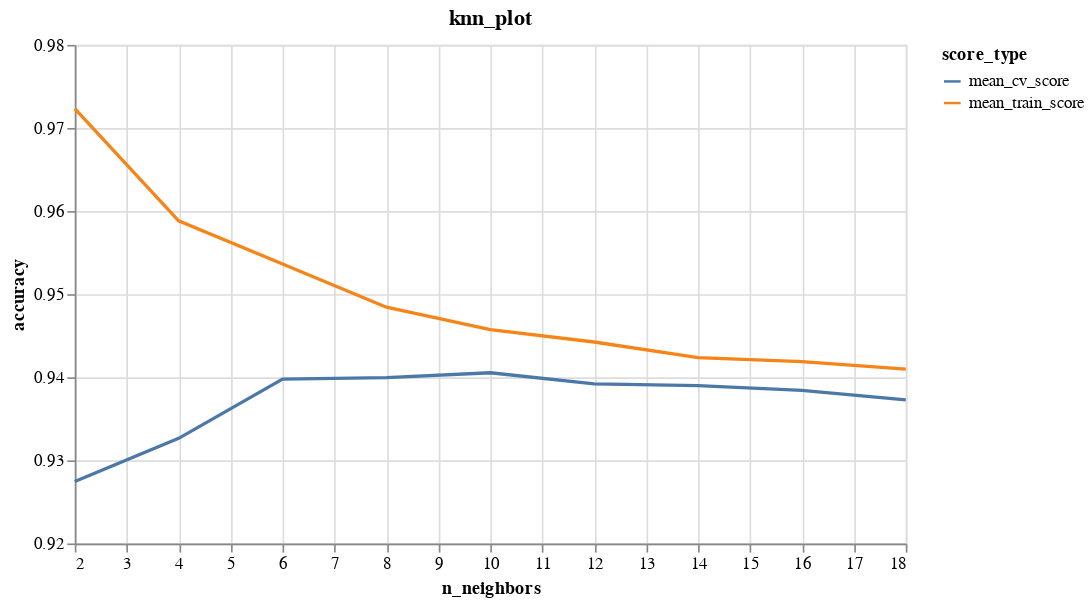

Source (notebook cell):
### Markdown cell above
**Question 3.10** <br> {points: 1} 

Using Altair, make a `mark_line()` plot which displays the `n_neighbors` of the KNN model on the *x*-axis and the accuracy on the train and validation sets on the *y*-axis and don't forget to add `alt.Color(score_type)` to the `encode()` function after you specify `alt.X()` and `alt.y()`. 

Make sure it has the dimensions `width=500, height=300`. Don't forget to give it a title and the plot `knn_plot`.
To make things more legible, use `scale=alt.Scale(domain=[.92, 0.98])` in your `alt.Y()` function which will start the y-axis at 0.92 and end it at 0.98.

### Code cell
knn_plot = alt.Chart(knn_plot_df).mark_line().properties(width=500, height=300, title='knn_plot').encode(x=alt.X('n_neighbors:Q'), y=alt.Y('accuracy:Q', scale=alt.Scale(domain=[.92, 0.98])), color=alt.Color('score_type'))
knn_plot

### Figure 1 — Vega-Lite specification as saved in the notebook (floating-point values rounded to 4 significant figures)
{"config": {"view": {"continuousWidth": 400, "continuousHeight": 300}}, "data": {"name": "data-51eec5ff727f32afd30d42f04b8905eb"}, "mark": "line", "encoding": {"color": {"type": "nominal", "field": "score_type"}, "x": {"type": "quantitative", "field": "n_neighbors"}, "y": {"type": "quantitative", "field": "accuracy", "scale": {"domain": [0.92, 0.98]}}}, "height": 300, "title": "knn_plot", "width": 500, "$schema": "https://vega.github.io/schema/vega-lite/v4.8.1.json", "datasets": {"data-51eec5ff727f32afd30d42f04b8905eb": [{"n_neighbors": 2, "score_type": "mean_cv_score", "accuracy": 0.9275}, {"n_neighbors": 4, "score_type": "mean_cv_score", "accuracy": 0.9327}, {"n_neighbors": 6, "score_type": "mean_cv_score", "accuracy": 0.9398}, {"n_neighbors": 8, "score_type": "mean_cv_score", "accuracy": 0.94}, {"n_neighbors": 10, "score_type": "mean_cv_score", "accuracy": 0.9405}, {"n_neighbors": 12, "score_type": "mean_cv_score", "accuracy": 0.9392}, {"n_neighbors": 14, "score_type": "mean_cv_score", "accuracy": 0.939}, {"n_neighbors": 16, "score_type": "mean_cv_score", "accuracy": 0.9384}, {"n_neighbors": 18, "score_type": "mean_cv_score", "accuracy": 0.9373}, {"n_neighbors": 2, "score_type": "mean_train_score", "accuracy": 0.9723}, {"n_neighbors": 4, "score_type": "mean_train_score", "accuracy": 0.9588}, {"n_neighbors": 6, "score_type": "mean_train_score", "accuracy": 0.9536}, {"n_neighbors": 8, "score_type": "mean_train_score", "accuracy": 0.9484}, {"n_neighbors": 10, "score_type": "mean_train_score", "accuracy": 0.9457}, {"n_neighbors": 12, "score_type": "mean_train_score", "accuracy": 0.9442}, {"n_neighbors": 14, "score_type": "mean_train_score", "accuracy": 0.9424}, {"n_neighbors": 16, "score_type": "mean_train_score", "accuracy": 0.9419}, {"n_neighbors": 18, "score_type": "mean_train_score", "accuracy": 0.941}]}}
